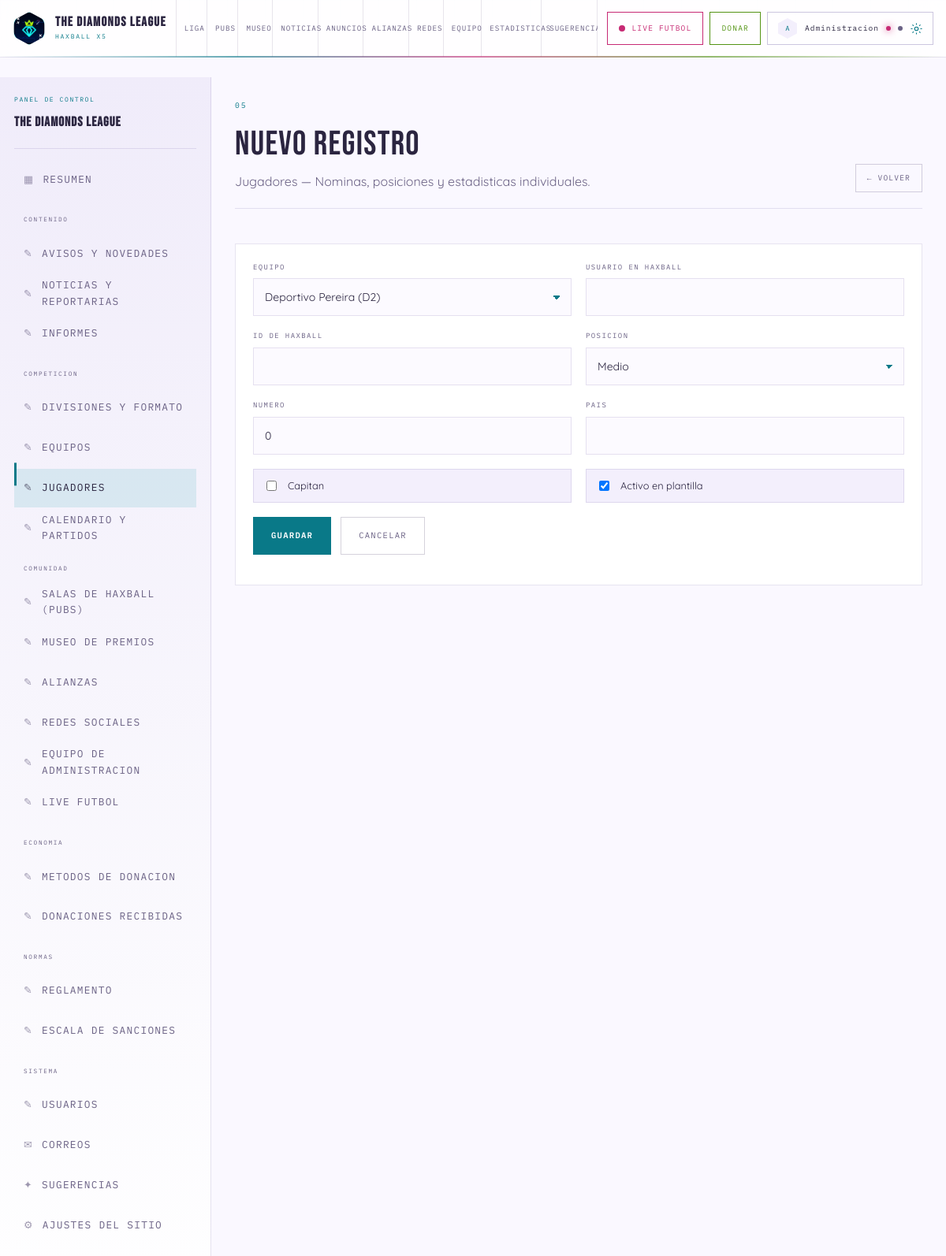
The page /admin/jugadores/nuevo (signed in) on the database its author committed.
### models.py (models this page shows, shortened)
class TimestampMixin:
    created_at = db.Column(db.DateTime, default=utcnow, nullable=False)
    updated_at = db.Column(db.DateTime, default=utcnow, onupdate=utcnow, nullable=False)

class User(UserMixin, TimestampMixin, db.Model):
    __tablename__ = "users"
    id = db.Column(db.Integer, primary_key=True)
    username = db.Column(db.String(24), unique=True, nullable=False, index=True)
    email = db.Column(db.String(160), unique=True, nullable=False, index=True)
    password = db.Column(db.String(255), nullable=False)
    role = db.Column(db.String(16), nullable=False, default=Role.USER, index=True)
    is_admin = db.Column(db.Boolean, nullable=False, default=False)
    is_premium = db.Column(db.Boolean, nullable=False, default=False)
    is_active_account = db.Column(db.Boolean, nullable=False, default=True)
    display_name = db.Column(db.String(60))
    bio = db.Column(db.String(400))
    haxball_id = db.Column(db.String(40))
    avatar = db.Column(db.String(255))
    google_email = db.Column(db.String(160))
    country = db.Column(db.String(60))
    last_login = db.Column(db.DateTime)
    login_count = db.Column(db.Integer, nullable=False, default=0)
    __table_args__ = (
        CheckConstraint("role in ('admin','staff','user')", name="role_valid"),
    )
    @property
    def is_active(self) -> bool:  # type: ignore[override]
        return bool(self.is_active_account)
    @property
    def is_staff(self) -> bool:
        return self.is_admin or self.role == Role.STAFF
    @property
    def label(self) -> str:
        return self.display_name or self.username
    @property
    def initials(self) -> str:
        text = self.label.strip()
        parts = [p for p in text.replace("_", " ").split() if p]
        return (parts[0][:1] + (parts[1][:1] if len(parts) > 1 else "")).upper() or "?"

class SiteSetting(TimestampMixin, db.Model):
    __tablename__ = "site_settings"
    id = db.Column(db.Integer, primary_key=True)
    key = db.Column(db.String(60), unique=True, nullable=False, index=True)
    value = db.Column(db.Text)
    group = db.Column(db.String(40), nullable=False, default="general")
    label = db.Column(db.String(80))
    input_type = db.Column(db.String(16), default="text")

### blueprints/admin.py (the view, shortened to what this page needs)
@bp.route("/<resource>/nuevo", methods=["GET", "POST"])
def create(resource: str):
    if resource not in RESOURCES or not _allowed(resource):
        abort(404)
    cfg = RESOURCES[resource]
    form = cfg["form"]()
    _populate_choices(form)
    return render_template("admin/form.html", resource=resource, cfg=cfg, form=form, obj=None)

### forms.py
class PlayerForm(FlaskForm):
    team_id = SelectField("Equipo", coerce=optional_int, choices=[], validators=[DataRequired("Selecciona un equipo.")])
    username = StringField("Usuario en HaxBall", validators=[DataRequired(), Length(max=60)])
    haxball_id = StringField("ID de HaxBall", validators=[Optional(), Length(max=40)])
    position = SelectField("Posicion", choices=[("GK", "Portero"), ("DF", "Defensa"), ("MF", "Medio"),
                                                 ("FW", "Delantero"), ("MC", "Mediocampo")],
                           validators=[DataRequired()], default="MF")
    number = IntegerField("Numero", validators=[Optional(), NumberRange(0, 99)], default=0)
    country = StringField("Pais", validators=[Optional(), Length(max=60)])
    is_captain = BooleanField("Capitan")
    is_active = BooleanField("Activo en plantilla", default=True)
    submit = SubmitField("GUARDAR")

### app.py (called while the page is built, shortened)
def register_auth_gate(app: Flask) -> None:
    @app.before_request
    def require_login():
        if not app.config.get("REQUIRE_LOGIN", True):
            return None
        if current_user.is_authenticated:
            return None

def _settings_map() -> dict:
    from models import SiteSetting
    try:
        return {row.key: row.value for row in SiteSetting.query.all()}
    except Exception:  # pragma: no cover - antes de crear tablas
        return {}

@app.after_request
def security_headers(response):
    response.headers.setdefault("X-Content-Type-Options", "nosniff")
    response.headers.setdefault("X-Frame-Options", "SAMEORIGIN")
    response.headers.setdefault("Referrer-Policy", "strict-origin-when-cross-origin")
    response.headers.setdefault("X-DNS-Prefetch-Control", "off")
    response.headers["Cache-Control"] = response.headers.get("Cache-Control", "no-cache, must-revalidate")
    return response

@app.context_processor
def _inject_path():
    return {"request_path": request.path}

### blueprints/admin.py (called while the page is built)
@bp.before_request
@login_required
def _guard():
    if not current_user.is_staff:
        abort(403)
    if request.endpoint in ADMIN_ONLY_ENDPOINTS and not current_user.is_admin:
        abort(403)

def _allowed(resource: str) -> bool:
    cfg = RESOURCES[resource]
    return not cfg.get("admin_only") or current_user.is_admin

@bp.app_context_processor
def inject_helpers():
    return {"resources": RESOURCES, "now": datetime.now, "Role": Role}

### templates/admin/form.html (shortened to what this page needs)
﻿{% extends "base.html" %}
{% from "admin/_nav.html" import admin_nav with context %}
{% block body_class %}page-admin{% endblock %}
{% block content %}
<main id="main" class="admin-shell">
    {{ admin_nav(resource) }}
    <div class="admin-main">
        <header class="admin-head reveal">
            <div>
                <span class="section-tag mono">{{ cfg.icon }}</span>
                <h1>{{ 'Nuevo registro' if obj is none else 'Editar registro' }}</h1>
                <p class="text-muted">{{ cfg.title }} — {{ cfg.subtitle }}</p>
            </div>
            <div class="admin-head-actions">
                <a class="btn btn--sm btn--ghost" href="{{ url_for('admin.list_resource', resource=resource) }}">← VOLVER</a>
            </div>
        </header>
        <section class="panel reveal">
            <form method="post" enctype="multipart/form-data" class="form-grid" novalidate>
                {% for name, field in form._fields.items() %}
                {% if name not in ('csrf_token', 'submit') %}
                <div class="field {% if field.type in ('BooleanField',) %}field--check{% endif %}">
                    {% if field.type == 'BooleanField' %}
                    {{ field() }} <span>{{ field.label.text }}</span>
                    {% else %}
                    {{ field.label }}
                    {% if field.type == 'FileField' %}
                    {{ field(class="input input--file", **{'data-preview': '#preview-' ~ name}) }}
                    <img class="upload-preview-img is-hidden" id="preview-{{ name }}" alt="Vista previa">
                    {% elif field.type == 'TextAreaField' %}
                    {{ field(class="input", rows="7") }}
                    {% elif field.type == 'SelectMultipleField' %}
                    {{ field(class="input", size=6) }}
                    {% elif name == 'slug' %}
                    {{ field(class="input", **{'data-slug-target': '1', 'data-slug-source-to': 'title'}) }}
                    {% else %}
                    {{ field(class="input") }}
                    {% endif %}
                    {% endif %}
                </div>
                {% endif %}
                {% endfor %}
                <div class="form-actions">
                    <button class="btn btn--primary" type="submit">GUARDAR</button>
                    <a class="btn btn--ghost" href="{{ url_for('admin.list_resource', resource=resource) }}">CANCELAR</a>
                </div>
            </form>
        </section>
    </div>
</main>
{% endblock %}

### templates/admin/_nav.html (shortened to what this page needs)
{% macro admin_nav(active) %}
<nav class="admin-nav" aria-label="Navegación del panel">
    <div class="admin-nav-head">
        <span class="mono">PANEL DE CONTROL</span>
        <strong>{{ app_name }}</strong>
    </div>
    <a class="admin-nav-item {% if not active %}active{% endif %}" href="{{ url_for('admin.dashboard') }}">
        <span aria-hidden="true">▦</span> RESUMEN
    </a>
    <p class="admin-nav-group">CONTENIDO</p>
    {% for key in ['avisos', 'noticias', 'informes'] %}
    <a class="admin-nav-item {% if active == key %}active{% endif %}" href="{{ url_for('admin.list_resource', resource=key) }}">
        <span aria-hidden="true">✎</span> {{ resources[key].title|upper }}
    </a>
    {% endfor %}
    <p class="admin-nav-group">COMPETICION</p>
    {% for key in ['divisiones', 'equipos', 'jugadores', 'calendario'] %}
    <a class="admin-nav-item {% if active == key %}active{% endif %}" href="{{ url_for('admin.list_resource', resource=key) }}">
        <span aria-hidden="true">✎</span> {{ resources[key].title|upper }}
    </a>
    {% endfor %}
    <p class="admin-nav-group">COMUNIDAD</p>
    {% for key in ['salas', 'museo', 'alianzas', 'redes', 'equipo', 'live'] %}
    <a class="admin-nav-item {% if active == key %}active{% endif %}" href="{{ url_for('admin.list_resource', resource=key) }}">
        <span aria-hidden="true">✎</span> {{ resources[key].title|upper }}
    </a>
    {% endfor %}
    <p class="admin-nav-group">ECONOMIA</p>
    {% for key in ['donacion-canales', 'donaciones'] %}
    <a class="admin-nav-item {% if active == key %}active{% endif %}" href="{{ url_for('admin.list_resource', resource=key) }}">
        <span aria-hidden="true">✎</span> {{ resources[key].title|upper }}
    </a>
    {% endfor %}
    <p class="admin-nav-group">NORMAS</p>
    {% for key in ['reglas', 'sanciones'] %}
    <a class="admin-nav-item {% if active == key %}active{% endif %}" href="{{ url_for('admin.list_resource', resource=key) }}">
        <span aria-hidden="true">✎</span> {{ resources[key].title|upper }}
    </a>
    {% endfor %}
    {% if current_user.is_admin %}
    <p class="admin-nav-group">SISTEMA</p>
    <a class="admin-nav-item {% if active == 'usuarios' %}active{% endif %}" href="{{ url_for('admin.list_resource', resource='usuarios') }}">
        <span aria-hidden="true">✎</span> {{ resources['usuarios'].title|upper }}
    </a>
    <a class="admin-nav-item {% if active == 'correos' %}active{% endif %}" href="{{ url_for('admin.email_log') }}">
        <span aria-hidden="true">✉</span> CORREOS
    </a>
    <a class="admin-nav-item {% if active == 'sugerencias' %}active{% endif %}" href="{{ url_for('admin.suggestions') }}">
        <span aria-hidden="true">✦</span> SUGERENCIAS
    </a>
    <a class="admin-nav-item {% if active == 'ajustes' %}active{% endif %}" href="{{ url_for('admin.settings') }}">
        <span aria-hidden="true">⚙</span> AJUSTES DEL SITIO
    </a>
    {% endif %}
</nav>
{% endmacro %}

### templates/partials/_header.html (shortened to what this page needs)
<header class="topbar">
    <a class="topbar-brand" href="{{ url_for('site.index') }}" aria-label="{{ app_name }} — inicio">
        <img src="{{ url_for('static', filename='img/logo-mark.png') }}" alt="" width="42" height="42" loading="eager">
        <span>
            <strong>THE DIAMONDS LEAGUE</strong>
            <small>HAXBALL X5</small>
        </span>
    </a>
    <nav class="main-nav" aria-label="Navegación principal de la liga">
        <a href="#liga"     data-spy-link>LIGA</a>
        <a href="#pubs"    data-spy-link>PUBS</a>
        <a href="#museo"   data-spy-link>MUSEO</a>
        <a href="#noticias" data-spy-link>NOTICIAS</a>
        <a href="#anuncios" data-spy-link>ANUNCIOS</a>
        <a href="#alianzas" data-spy-link>ALIANZAS</a>
        <a href="#redes"   data-spy-link>REDES</a>
        <a href="#equipo"  data-spy-link>EQUIPO</a>
        <a href="{{ url_for('site.stats') }}">ESTADISTICAS</a>
        <a href="{{ url_for('site.suggestions') }}">SUGERENCIAS</a>
    </nav>
    <div class="topbar-right">
        <a class="header-live" href="#live" title="Live de futbol">
            <i class="live-pulse" aria-hidden="true"></i>
            <span>LIVE FUTBOL</span>
        </a>
        <a class="header-donate" href="#donacion" title="Donacion">
            <span>DONAR</span>
        </a>
        {% if current_user.is_authenticated %}
            <div class="gear">
                <button class="gear-button" type="button" aria-expanded="false" aria-haspopup="true" aria-controls="gear-menu"
                        aria-label="Abrir configuracion de la cuenta">
                    <span class="avatar" aria-hidden="true">
                        {% if current_user.avatar %}
                            <img src="{{ url_for('static', filename=current_user.avatar) }}" alt="">
                        {% else %}{{ current_user.initials }}{% endif %}
                    </span>
                    <span class="gear-label">{{ current_user.label }}</span>
                    <span class="gear-dot {% if prefs.admin_mode %}admin{% endif %}" title="Modo administrador"></span>
                    <span class="gear-dot {% if prefs.premium_mode %}on{% endif %}" title="Modo premium"></span>
                    <span class="icon" aria-hidden="true">
                        <svg class="gear-icon" viewBox="0 0 24 24"><circle cx="12" cy="12" r="3.2"/><path d="M12 2v3M12 19v3M2 12h3M19 12h3M4.9 4.9l2.1 2.1M17 17l2.1 2.1M19.1 4.9L17 7M7 17l-2.1 2.1"/></svg>
                    </span>
                </button>
            </div>
        {% else %}
            <div class="auth-nav">
                <a class="btn btn--ghost" href="{{ url_for('auth.login') }}">INGRESAR</a>
                <a class="btn btn--primary" href="{{ url_for('auth.register') }}">REGISTRARSE</a>
            </div>
        {% endif %}
    </div>
</header>

### rows shown on the page
User: initials "A", label "Administracion"
SiteSetting: value "The Diamonds League"

### other values the page prints
{{ resources[key].title|upper }} "AVISOS Y NOVEDADES" "NOTICIAS Y REPORTARIAS" "INFORMES"
{{ resources[key].title|upper }} "DIVISIONES Y FORMATO" "EQUIPOS" "JUGADORES" "CALENDARIO Y PARTIDOS"
{{ resources[key].title|upper }} "SALAS DE HAXBALL (PUBS)" "MUSEO DE PREMIOS" "ALIANZAS" "REDES SOCIALES" "EQUIPO DE ADMINISTRACION" "LIVE FUTBOL"
{{ resources[key].title|upper }} "METODOS DE DONACION" "DONACIONES RECIBIDAS"
{{ resources[key].title|upper }} "REGLAMENTO" "ESCALA DE SANCIONES"
{{ resources['usuarios'].title|upper }} "USUARIOS"
{{ cfg.icon }} "05"
{{ 'Nuevo registro' if obj is none else 'Editar registro' }} "Nuevo registro"
{{ cfg.title }} "Jugadores"
{{ cfg.subtitle }} "Nominas, posiciones y estadisticas individuales."
{{ field.label }} "EQUIPO" "USUARIO EN HAXBALL" "ID DE HAXBALL" "POSICION" "NUMERO" "PAIS"
{{ field.label.text }} "Capitan" "Activo en plantilla"
